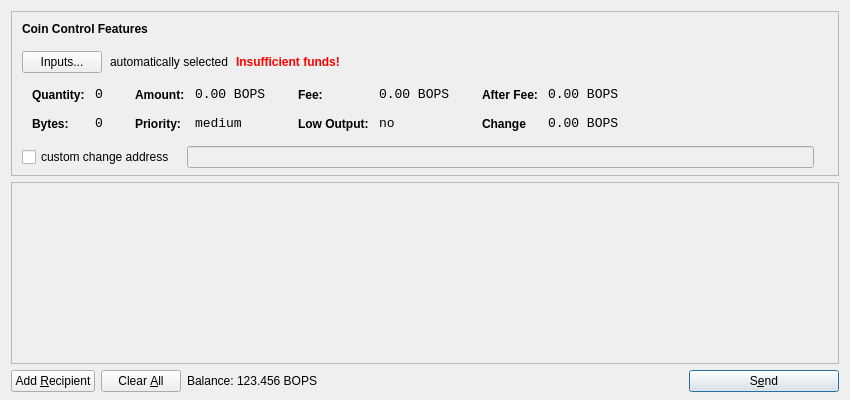
<?xml version="1.0" encoding="UTF-8"?>
<ui version="4.0">
 <class>SendCoinsDialog</class>
 <widget class="QDialog" name="SendCoinsDialog">
  <property name="geometry">
   <rect>
    <x>0</x>
    <y>0</y>
    <width>850</width>
    <height>400</height>
   </rect>
  </property>
  <property name="windowTitle">
   <string>Send Coins</string>
  </property>
  <layout class="QVBoxLayout" name="verticalLayout" stretch="0,1,0">
   <property name="bottomMargin">
    <number>8</number>
   </property>
   <item>
    <widget class="QFrame" name="frameCoinControl">
     <property name="sizePolicy">
      <sizepolicy hsizetype="Expanding" vsizetype="Expanding">
       <horstretch>0</horstretch>
       <verstretch>0</verstretch>
      </sizepolicy>
     </property>
     <property name="maximumSize">
      <size>
       <width>16777215</width>
       <height>16777215</height>
      </size>
     </property>
     <property name="frameShape">
      <enum>QFrame::StyledPanel</enum>
     </property>
     <property name="frameShadow">
      <enum>QFrame::Sunken</enum>
     </property>
     <layout class="QVBoxLayout" name="verticalLayoutCoinControl2">
      <property name="spacing">
       <number>-1</number>
      </property>
      <property name="leftMargin">
       <number>0</number>
      </property>
      <property name="topMargin">
       <number>0</number>
      </property>
      <property name="rightMargin">
       <number>0</number>
      </property>
      <property name="bottomMargin">
       <number>6</number>
      </property>
      <item>
       <layout class="QVBoxLayout" name="verticalLayoutCoinControl" stretch="0,0,0,0,1">
        <property name="spacing">
         <number>0</number>
        </property>
        <property name="leftMargin">
         <number>10</number>
        </property>
        <property name="topMargin">
         <number>10</number>
        </property>
        <item>
         <layout class="QHBoxLayout" name="horizontalLayoutCoinControl1">
          <property name="bottomMargin">
           <number>15</number>
          </property>
          <item>
           <widget class="QLabel" name="labelCoinControlFeatures">
            <property name="sizePolicy">
             <sizepolicy hsizetype="Preferred" vsizetype="Maximum">
              <horstretch>0</horstretch>
              <verstretch>0</verstretch>
             </sizepolicy>
            </property>
            <property name="font">
             <font>
              <weight>75</weight>
              <bold>true</bold>
             </font>
            </property>
            <property name="styleSheet">
             <string notr="true">font-weight:bold;</string>
            </property>
            <property name="text">
             <string>Coin Control Features</string>
            </property>
           </widget>
          </item>
         </layout>
        </item>
        <item>
         <layout class="QHBoxLayout" name="horizontalLayoutCoinControl2" stretch="0,0,0,0">
          <property name="spacing">
           <number>8</number>
          </property>
          <property name="bottomMargin">
           <number>10</number>
          </property>
          <item>
           <widget class="QPushButton" name="pushButtonCoinControl">
            <property name="styleSheet">
             <string notr="true"/>
            </property>
            <property name="text">
             <string>Inputs...</string>
            </property>
           </widget>
          </item>
          <item>
           <widget class="QLabel" name="labelCoinControlAutomaticallySelected">
            <property name="text">
             <string>automatically selected</string>
            </property>
            <property name="margin">
             <number>5</number>
            </property>
           </widget>
          </item>
          <item>
           <widget class="QLabel" name="labelCoinControlInsuffFunds">
            <property name="font">
             <font>
              <weight>75</weight>
              <bold>true</bold>
             </font>
            </property>
            <property name="styleSheet">
             <string notr="true">color:red;font-weight:bold;</string>
            </property>
            <property name="text">
             <string>Insufficient funds!</string>
            </property>
            <property name="margin">
             <number>5</number>
            </property>
           </widget>
          </item>
          <item>
           <spacer name="horizontalSpacerCoinControl">
            <property name="orientation">
             <enum>Qt::Horizontal</enum>
            </property>
            <property name="sizeHint" stdset="0">
             <size>
              <width>40</width>
              <height>1</height>
             </size>
            </property>
           </spacer>
          </item>
         </layout>
        </item>
        <item>
         <widget class="QWidget" name="widgetCoinControl" native="true">
          <property name="sizePolicy">
           <sizepolicy hsizetype="Preferred" vsizetype="Preferred">
            <horstretch>0</horstretch>
            <verstretch>0</verstretch>
           </sizepolicy>
          </property>
          <property name="minimumSize">
           <size>
            <width>0</width>
            <height>0</height>
           </size>
          </property>
          <property name="styleSheet">
           <string notr="true"/>
          </property>
          <layout class="QHBoxLayout" name="horizontalLayoutCoinControl5">
           <property name="margin">
            <number>0</number>
           </property>
           <item>
            <layout class="QHBoxLayout" name="horizontalLayoutCoinControl3" stretch="0,0,0,1">
             <property name="spacing">
              <number>20</number>
             </property>
             <property name="topMargin">
              <number>0</number>
             </property>
             <property name="bottomMargin">
              <number>10</number>
             </property>
             <item>
              <layout class="QFormLayout" name="formLayoutCoinControl1">
               <property name="horizontalSpacing">
                <number>10</number>
               </property>
               <property name="verticalSpacing">
                <number>14</number>
               </property>
               <property name="leftMargin">
                <number>10</number>
               </property>
               <property name="topMargin">
                <number>4</number>
               </property>
               <property name="rightMargin">
                <number>6</number>
               </property>
               <item row="0" column="0">
                <widget class="QLabel" name="labelCoinControlQuantityText">
                 <property name="styleSheet">
                  <string notr="true">font-weight:bold;</string>
                 </property>
                 <property name="text">
                  <string>Quantity:</string>
                 </property>
                 <property name="margin">
                  <number>0</number>
                 </property>
                </widget>
               </item>
               <item row="0" column="1">
                <widget class="QLabel" name="labelCoinControlQuantity">
                 <property name="font">
                  <font>
                   <family>Monospace</family>
                   <pointsize>10</pointsize>
                  </font>
                 </property>
                 <property name="cursor">
                  <cursorShape>IBeamCursor</cursorShape>
                 </property>
                 <property name="contextMenuPolicy">
                  <enum>Qt::ActionsContextMenu</enum>
                 </property>
                 <property name="text">
                  <string>0</string>
                 </property>
                 <property name="margin">
                  <number>0</number>
                 </property>
                 <property name="textInteractionFlags">
                  <set>Qt::LinksAccessibleByMouse|Qt::TextSelectableByKeyboard|Qt::TextSelectableByMouse</set>
                 </property>
                </widget>
               </item>
               <item row="1" column="0">
                <widget class="QLabel" name="labelCoinControlBytesText">
                 <property name="styleSheet">
                  <string notr="true">font-weight:bold;</string>
                 </property>
                 <property name="text">
                  <string>Bytes:</string>
                 </property>
                </widget>
               </item>
               <item row="1" column="1">
                <widget class="QLabel" name="labelCoinControlBytes">
                 <property name="font">
                  <font>
                   <family>Monospace</family>
                   <pointsize>10</pointsize>
                  </font>
                 </property>
                 <property name="cursor">
                  <cursorShape>IBeamCursor</cursorShape>
                 </property>
                 <property name="contextMenuPolicy">
                  <enum>Qt::ActionsContextMenu</enum>
                 </property>
                 <property name="text">
                  <string>0</string>
                 </property>
                 <property name="textInteractionFlags">
                  <set>Qt::LinksAccessibleByMouse|Qt::TextSelectableByKeyboard|Qt::TextSelectableByMouse</set>
                 </property>
                </widget>
               </item>
              </layout>
             </item>
             <item>
              <layout class="QFormLayout" name="formLayoutCoinControl2">
               <property name="horizontalSpacing">
                <number>10</number>
               </property>
               <property name="verticalSpacing">
                <number>14</number>
               </property>
               <property name="leftMargin">
                <number>6</number>
               </property>
               <property name="topMargin">
                <number>4</number>
               </property>
               <property name="rightMargin">
                <number>6</number>
               </property>
               <item row="0" column="0">
                <widget class="QLabel" name="labelCoinControlAmountText">
                 <property name="styleSheet">
                  <string notr="true">font-weight:bold;</string>
                 </property>
                 <property name="text">
                  <string>Amount:</string>
                 </property>
                 <property name="margin">
                  <number>0</number>
                 </property>
                </widget>
               </item>
               <item row="0" column="1">
                <widget class="QLabel" name="labelCoinControlAmount">
                 <property name="font">
                  <font>
                   <family>Monospace</family>
                   <pointsize>10</pointsize>
                  </font>
                 </property>
                 <property name="cursor">
                  <cursorShape>IBeamCursor</cursorShape>
                 </property>
                 <property name="contextMenuPolicy">
                  <enum>Qt::ActionsContextMenu</enum>
                 </property>
                 <property name="text">
                  <string>0.00 BOPS</string>
                 </property>
                 <property name="textInteractionFlags">
                  <set>Qt::LinksAccessibleByMouse|Qt::TextSelectableByKeyboard|Qt::TextSelectableByMouse</set>
                 </property>
                </widget>
               </item>
               <item row="1" column="0">
                <widget class="QLabel" name="labelCoinControlPriorityText">
                 <property name="styleSheet">
                  <string notr="true">font-weight:bold;</string>
                 </property>
                 <property name="text">
                  <string>Priority:</string>
                 </property>
                </widget>
               </item>
               <item row="1" column="1">
                <widget class="QLabel" name="labelCoinControlPriority">
                 <property name="font">
                  <font>
                   <family>Monospace</family>
                   <pointsize>10</pointsize>
                  </font>
                 </property>
                 <property name="cursor">
                  <cursorShape>IBeamCursor</cursorShape>
                 </property>
                 <property name="contextMenuPolicy">
                  <enum>Qt::ActionsContextMenu</enum>
                 </property>
                 <property name="text">
                  <string>medium</string>
                 </property>
                 <property name="textInteractionFlags">
                  <set>Qt::LinksAccessibleByMouse|Qt::TextSelectableByKeyboard|Qt::TextSelectableByMouse</set>
                 </property>
                </widget>
               </item>
              </layout>
             </item>
             <item>
              <layout class="QFormLayout" name="formLayoutCoinControl3">
               <property name="horizontalSpacing">
                <number>10</number>
               </property>
               <property name="verticalSpacing">
                <number>14</number>
               </property>
               <property name="leftMargin">
                <number>6</number>
               </property>
               <property name="topMargin">
                <number>4</number>
               </property>
               <property name="rightMargin">
                <number>6</number>
               </property>
               <item row="0" column="0">
                <widget class="QLabel" name="labelCoinControlFeeText">
                 <property name="styleSheet">
                  <string notr="true">font-weight:bold;</string>
                 </property>
                 <property name="text">
                  <string>Fee:</string>
                 </property>
                 <property name="margin">
                  <number>0</number>
                 </property>
                </widget>
               </item>
               <item row="0" column="1">
                <widget class="QLabel" name="labelCoinControlFee">
                 <property name="font">
                  <font>
                   <family>Monospace</family>
                   <pointsize>10</pointsize>
                  </font>
                 </property>
                 <property name="cursor">
                  <cursorShape>IBeamCursor</cursorShape>
                 </property>
                 <property name="contextMenuPolicy">
                  <enum>Qt::ActionsContextMenu</enum>
                 </property>
                 <property name="text">
                  <string>0.00 BOPS</string>
                 </property>
                 <property name="textInteractionFlags">
                  <set>Qt::LinksAccessibleByMouse|Qt::TextSelectableByKeyboard|Qt::TextSelectableByMouse</set>
                 </property>
                </widget>
               </item>
               <item row="1" column="0">
                <widget class="QLabel" name="labelCoinControlLowOutputText">
                 <property name="styleSheet">
                  <string notr="true">font-weight:bold;</string>
                 </property>
                 <property name="text">
                  <string>Low Output:</string>
                 </property>
                </widget>
               </item>
               <item row="1" column="1">
                <widget class="QLabel" name="labelCoinControlLowOutput">
                 <property name="font">
                  <font>
                   <family>Monospace</family>
                   <pointsize>10</pointsize>
                  </font>
                 </property>
                 <property name="cursor">
                  <cursorShape>IBeamCursor</cursorShape>
                 </property>
                 <property name="contextMenuPolicy">
                  <enum>Qt::ActionsContextMenu</enum>
                 </property>
                 <property name="text">
                  <string>no</string>
                 </property>
                 <property name="textInteractionFlags">
                  <set>Qt::LinksAccessibleByMouse|Qt::TextSelectableByKeyboard|Qt::TextSelectableByMouse</set>
                 </property>
                </widget>
               </item>
              </layout>
             </item>
             <item>
              <layout class="QFormLayout" name="formLayoutCoinControl4">
               <property name="horizontalSpacing">
                <number>10</number>
               </property>
               <property name="verticalSpacing">
                <number>14</number>
               </property>
               <property name="leftMargin">
                <number>6</number>
               </property>
               <property name="topMargin">
                <number>4</number>
               </property>
               <property name="rightMargin">
                <number>6</number>
               </property>
               <item row="0" column="0">
                <widget class="QLabel" name="labelCoinControlAfterFeeText">
                 <property name="styleSheet">
                  <string notr="true">font-weight:bold;</string>
                 </property>
                 <property name="text">
                  <string>After Fee:</string>
                 </property>
                 <property name="margin">
                  <number>0</number>
                 </property>
                </widget>
               </item>
               <item row="0" column="1">
                <widget class="QLabel" name="labelCoinControlAfterFee">
                 <property name="font">
                  <font>
                   <family>Monospace</family>
                   <pointsize>10</pointsize>
                  </font>
                 </property>
                 <property name="cursor">
                  <cursorShape>IBeamCursor</cursorShape>
                 </property>
                 <property name="contextMenuPolicy">
                  <enum>Qt::ActionsContextMenu</enum>
                 </property>
                 <property name="text">
                  <string>0.00 BOPS</string>
                 </property>
                 <property name="textInteractionFlags">
                  <set>Qt::LinksAccessibleByMouse|Qt::TextSelectableByKeyboard|Qt::TextSelectableByMouse</set>
                 </property>
                </widget>
               </item>
               <item row="1" column="0">
                <widget class="QLabel" name="labelCoinControlChangeText">
                 <property name="styleSheet">
                  <string notr="true">font-weight:bold;</string>
                 </property>
                 <property name="text">
                  <string>Change</string>
                 </property>
                </widget>
               </item>
               <item row="1" column="1">
                <widget class="QLabel" name="labelCoinControlChange">
                 <property name="font">
                  <font>
                   <family>Monospace</family>
                   <pointsize>10</pointsize>
                  </font>
                 </property>
                 <property name="cursor">
                  <cursorShape>IBeamCursor</cursorShape>
                 </property>
                 <property name="contextMenuPolicy">
                  <enum>Qt::ActionsContextMenu</enum>
                 </property>
                 <property name="text">
                  <string>0.00 BOPS</string>
                 </property>
                 <property name="textInteractionFlags">
                  <set>Qt::LinksAccessibleByMouse|Qt::TextSelectableByKeyboard|Qt::TextSelectableByMouse</set>
                 </property>
                </widget>
               </item>
              </layout>
             </item>
            </layout>
           </item>
          </layout>
         </widget>
        </item>
        <item>
         <layout class="QHBoxLayout" name="horizontalLayoutCoinControl4" stretch="0,0,0">
          <property name="spacing">
           <number>12</number>
          </property>
          <property name="sizeConstraint">
           <enum>QLayout::SetDefaultConstraint</enum>
          </property>
          <property name="topMargin">
           <number>5</number>
          </property>
          <property name="rightMargin">
           <number>5</number>
          </property>
          <item>
           <widget class="QCheckBox" name="checkBoxCoinControlChange">
            <property name="text">
             <string>custom change address</string>
            </property>
           </widget>
          </item>
          <item>
           <widget class="QLineEdit" name="lineEditCoinControlChange">
            <property name="enabled">
             <bool>false</bool>
            </property>
            <property name="sizePolicy">
             <sizepolicy hsizetype="Expanding" vsizetype="Fixed">
              <horstretch>0</horstretch>
              <verstretch>0</verstretch>
             </sizepolicy>
            </property>
           </widget>
          </item>
          <item>
           <widget class="QLabel" name="labelCoinControlChangeLabel">
            <property name="sizePolicy">
             <sizepolicy hsizetype="Preferred" vsizetype="Expanding">
              <horstretch>0</horstretch>
              <verstretch>0</verstretch>
             </sizepolicy>
            </property>
            <property name="minimumSize">
             <size>
              <width>0</width>
              <height>0</height>
             </size>
            </property>
            <property name="text">
             <string/>
            </property>
            <property name="margin">
             <number>3</number>
            </property>
           </widget>
          </item>
         </layout>
        </item>
        <item>
         <spacer name="verticalSpacerCoinControl">
          <property name="orientation">
           <enum>Qt::Vertical</enum>
          </property>
          <property name="sizeHint" stdset="0">
           <size>
            <width>800</width>
            <height>1</height>
           </size>
          </property>
         </spacer>
        </item>
       </layout>
      </item>
     </layout>
    </widget>
   </item>
   <item>
    <widget class="QScrollArea" name="scrollArea">
     <property name="widgetResizable">
      <bool>true</bool>
     </property>
     <widget class="QWidget" name="scrollAreaWidgetContents">
      <property name="geometry">
       <rect>
        <x>0</x>
        <y>0</y>
        <width>830</width>
        <height>165</height>
       </rect>
      </property>
      <layout class="QVBoxLayout" name="verticalLayout_2">
       <property name="margin">
        <number>0</number>
       </property>
       <item>
        <layout class="QVBoxLayout" name="entries">
         <property name="spacing">
          <number>6</number>
         </property>
        </layout>
       </item>
       <item>
        <spacer name="verticalSpacer">
         <property name="orientation">
          <enum>Qt::Vertical</enum>
         </property>
         <property name="sizeHint" stdset="0">
          <size>
           <width>20</width>
           <height>40</height>
          </size>
         </property>
        </spacer>
       </item>
      </layout>
     </widget>
    </widget>
   </item>
   <item>
    <layout class="QHBoxLayout" name="horizontalLayout">
     <item>
      <widget class="QPushButton" name="addButton">
       <property name="toolTip">
        <string>Send to multiple recipients at once</string>
       </property>
       <property name="text">
        <string>Add &amp;Recipient</string>
       </property>
       <property name="icon">
        <iconset resource="../bitcoin.qrc">
         <normaloff>:/icons/add</normaloff>:/icons/add</iconset>
       </property>
       <property name="autoDefault">
        <bool>false</bool>
       </property>
      </widget>
     </item>
     <item>
      <widget class="QPushButton" name="clearButton">
       <property name="sizePolicy">
        <sizepolicy hsizetype="Minimum" vsizetype="Fixed">
         <horstretch>0</horstretch>
         <verstretch>0</verstretch>
        </sizepolicy>
       </property>
       <property name="toolTip">
        <string>Remove all transaction fields</string>
       </property>
       <property name="text">
        <string>Clear &amp;All</string>
       </property>
       <property name="icon">
        <iconset resource="../bitcoin.qrc">
         <normaloff>:/icons/remove</normaloff>:/icons/remove</iconset>
       </property>
       <property name="autoRepeatDelay">
        <number>300</number>
       </property>
       <property name="autoDefault">
        <bool>false</bool>
       </property>
      </widget>
     </item>
     <item>
      <layout class="QHBoxLayout" name="horizontalLayout_2">
       <property name="spacing">
        <number>3</number>
       </property>
       <item>
        <widget class="QLabel" name="label">
         <property name="sizePolicy">
          <sizepolicy hsizetype="Preferred" vsizetype="Fixed">
           <horstretch>0</horstretch>
           <verstretch>0</verstretch>
          </sizepolicy>
         </property>
         <property name="text">
          <string>Balance:</string>
         </property>
        </widget>
       </item>
       <item>
        <widget class="QLabel" name="labelBalance">
         <property name="sizePolicy">
          <sizepolicy hsizetype="Preferred" vsizetype="Fixed">
           <horstretch>0</horstretch>
           <verstretch>0</verstretch>
          </sizepolicy>
         </property>
         <property name="cursor">
          <cursorShape>IBeamCursor</cursorShape>
         </property>
         <property name="text">
          <string>123.456 BOPS</string>
         </property>
         <property name="textInteractionFlags">
          <set>Qt::LinksAccessibleByMouse|Qt::TextSelectableByKeyboard|Qt::TextSelectableByMouse</set>
         </property>
        </widget>
       </item>
      </layout>
     </item>
     <item>
      <spacer name="horizontalSpacer">
       <property name="orientation">
        <enum>Qt::Horizontal</enum>
       </property>
       <property name="sizeHint" stdset="0">
        <size>
         <width>40</width>
         <height>20</height>
        </size>
       </property>
      </spacer>
     </item>
     <item>
      <widget class="QPushButton" name="sendButton">
       <property name="minimumSize">
        <size>
         <width>150</width>
         <height>0</height>
        </size>
       </property>
       <property name="toolTip">
        <string>Confirm the send action</string>
       </property>
       <property name="text">
        <string>S&amp;end</string>
       </property>
       <property name="icon">
        <iconset resource="../bitcoin.qrc">
         <normaloff>:/icons/send</normaloff>:/icons/send</iconset>
       </property>
       <property name="default">
        <bool>true</bool>
       </property>
      </widget>
     </item>
    </layout>
   </item>
  </layout>
 </widget>
 <resources>
  <include location="../bitcoin.qrc"/>
 </resources>
 <connections/>
</ui>
